Frame 1 (no input): blank canvas, image omitted
Frame 60 (the mouse pressed at the canvas centre just before this capture): blank canvas, image omitted
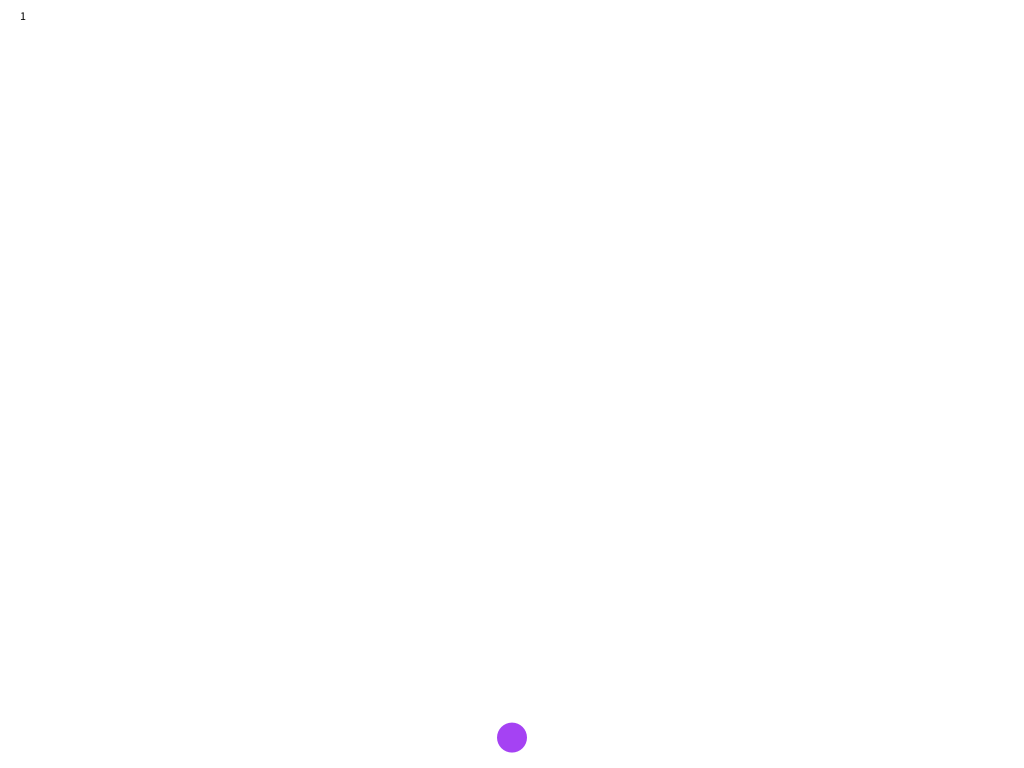
Frame 120 (the mouse held since frame 60 and released just before this capture)

The Processing sketch whose frames 1 and 60 were blank and that drew this single picture after the mouse press (run headless with seeded random() and noise(); from frame 60 on, the mouse is pressed at the canvas centre):

// Processing sketch: BouncingBalls
// ── BouncingBalls.pde

// An ArrayList is a list of things.
// In this case <Ball> indicates that we need a list of Ball objects.
// Note, this does not create the list.
// "balls" is simply declared to be able to point to one.
// Variables declared outside of a function (like setup) are visible to all code in this file.

ArrayList<Ball> balls;

// Setup is called once.
// Put code here that you only need to run at the startup of your sketch.

void setup() {
    // Set the screen size to 1024x768
    // You might need to make this smaller if you have a small screen.
    size( 1024, 768 );

    // Now if the time to actuall create our list of Ball objects.
    // This start out empty and we make the "balls" variable point to the new ArrayList.
    balls = new ArrayList<Ball>();
}

// Draw gets called over and over in a loop while the programming is running.
// Code here usually changes out objects then draws them.
// In this case we'll call "fall" for each of the balls in our ArrayList, then draw them.

void draw() {
    // Redrawing the background erases anything that was on the screen before.
    // If you are unsure why we need this try commenting it out.
    background(255);

    // A "stroke" is the line that makes a shape.
    // noStroke means we don't want a border on our circles.
    noStroke();

    // "for" loops for each ball in the ArrayList "balls", one at a time.
    // For each loop, the next ball is assigned to "b".
    // When we start out the ArrayList will be empty.
    for( Ball b : balls ) {
        // Call "fall" on the ball to changing its height.
        b.fall();
        
        // "fill" is the color inside of a shape, a circle in this case.
        // Each of the balls has a different color so we set this just before drawing each one.
        fill( b.getColor() );
        
        // Ask the Ball for its x and y value to place the ball in the window.
        // An ellispe that is 30 pixel tall and 30 pixels wide is a circle.
        ellipse( b.getX(), b.getY(), 30, 30 );
    }

    // After a while the balls lose all their energy and are just sitting on the ground.
    // The "onlyBouncingBalls" routine will remove these balls from the ArrayList
    // It does this by creating a new ArrayList with only bouncing balls.
    // This is returned and assigned to "balls".
    // The old ArrayList (that "balls" used to point to) is deleted automatically.
    balls = onlyBouncingBalls( balls );
    
    // Set the fill to black to draw the text
    fill(0);
    
    // Draw the number of balls in the upper corner of the window.
    // This asks "balls", the ArrayList, for its size.
    text( balls.size(), 20, 20 );
}

// "mousePressed" is called automatically whenever a button on the mouse is pressed.
// This is only called once even if the button is held down.
// You can find out the position of the mouse by looking at "mouseX" and "mouseY"

void mousePressed() {
    // Add a new ball to the ArrayList
    addBall();
}

// "mouseDragged" is called automatically whenever the mouse is moved, even if no button pressed.
// It is called over and over as the mouseX and mouseY values change (mouse moved).

void mouseDragged() {
    // Add a new ball to the ArrayList
    addBall();
}

void addBall() {
    // Add a new Ball to the ArrayList
    // Pick a random color
    // Colors are made up of an amount of Red, Green and Blue
    // Each range from 0 to 255, making for 16 millions possible colors.
    // "random" just picks a values from 0 to the number given.    
    int c = color( random(256), random(256), random(256) );
    
    // "balls", the ArrayList, has a method to call to add a new Ball to the ArrayList
    // A new Ball is created to pass to "add".
    // The Ball is created at the current position of the mouse with the random color.
    balls.add( new Ball( mouseX, mouseY, c ) );
}

// Routine to remove the Balls that are no longer bouncing
// This is done by creating a new list with only the Balls that are NOT "onTheFloor"
ArrayList<Ball> onlyBouncingBalls( ArrayList<Ball> inBalls ) 
{
    // Create a new empty ArrayList
    ArrayList<Ball> newBalls = new ArrayList<Ball>();
 
    // "inBalls" is the ArrayList that is passed to this routine
    // Loop over all of the Balls in this list
    for( Ball b : inBalls ) {
        // Check if the Ball in NOT(!) on the floor
        if( !b.isOnFloor() ) {
            // Add the Ball to the new list
            newBalls.add( b );
        }
    }

    // Return the new ArrayList
    return newBalls;
}

// ── Ball.pde

class Ball {
    // Speed is in Pixels/loop
    // Gravity is an acceleration downward
    // Acceleration will be a change in speed per loop
    // Acceleration units are pixels/loop per loop
    public static final float GRAVITY = 0.2;  
    
    // After a bounce some speed is lost
    // The after speed is a percent of the speed before bounce.
    public static final float BOUNCE_SPEED = 0.85;
    
    private int c;
    private float x, y;
    private float speed;
    
    Ball( int x, int y, int c ) {
        this.x = x;
        this.y = y;
        this.c = c;
        this.speed = 1.0;
    }

    float getX() {
      return x;
    }
    float getY() {
      return y;
    }
    int getColor() {
      return c;
    }
    
    void fall() {
        this.speed += GRAVITY;
        this.y += this.speed;

        if( this.y >= height ) {
            // when y is greater than hight it hit the floor
            // remember y gets bigger downing down.
            // Don't let the call go offer the screen.
            this.y = height;
            
            // Set the new speed in the opposite direction.
            // -speed means travelling up, the -y direction.
            this.speed *= -BOUNCE_SPEED;
        }
    }
    
    boolean isOnFloor() {
        return (this.y == height && abs(this.speed) < 0.2 );
    }
};
